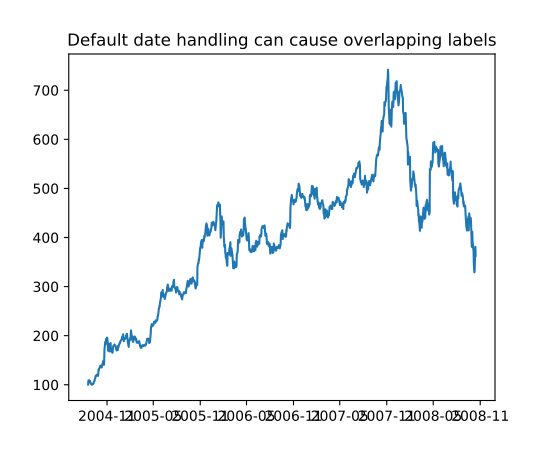

Python code for this plot:
import matplotlib.cbook as cbook
with cbook.get_sample_data('goog.npz') as datafile:
    r = np.load(datafile)['price_data'].view(np.recarray)
# Matplotlib prefers datetime instead of np.datetime64.
date = r.date.astype('O')
plt.figure()
plt.plot(date, r.close)
plt.title('Default date handling can cause overlapping labels')
